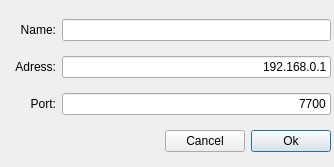
<?xml version="1.0" encoding="UTF-8"?>
<ui version="4.0">
 <class>SettingsDialog</class>
 <widget class="QDialog" name="SettingsDialog">
  <property name="geometry">
   <rect>
    <x>0</x>
    <y>0</y>
    <width>334</width>
    <height>167</height>
   </rect>
  </property>
  <property name="sizePolicy">
   <sizepolicy hsizetype="Preferred" vsizetype="Preferred">
    <horstretch>0</horstretch>
    <verstretch>0</verstretch>
   </sizepolicy>
  </property>
  <property name="windowTitle">
   <string>Enter your settings.</string>
  </property>
  <property name="modal">
   <bool>true</bool>
  </property>
  <widget class="QWidget" name="gridLayoutWidget">
   <property name="geometry">
    <rect>
     <x>10</x>
     <y>10</y>
     <width>321</width>
     <height>153</height>
    </rect>
   </property>
   <layout class="QGridLayout" name="gridLayout">
    <item row="2" column="0">
     <widget class="QLabel" name="label_Adress">
      <property name="text">
       <string>Adress:</string>
      </property>
      <property name="alignment">
       <set>Qt::AlignRight|Qt::AlignTrailing|Qt::AlignVCenter</set>
      </property>
     </widget>
    </item>
    <item row="3" column="0">
     <widget class="QLabel" name="label_Port">
      <property name="text">
       <string>Port:</string>
      </property>
      <property name="alignment">
       <set>Qt::AlignRight|Qt::AlignTrailing|Qt::AlignVCenter</set>
      </property>
     </widget>
    </item>
    <item row="4" column="4">
     <widget class="QPushButton" name="button_Ok">
      <property name="text">
       <string>Ok</string>
      </property>
     </widget>
    </item>
    <item row="4" column="3">
     <widget class="QPushButton" name="button_Cancel">
      <property name="text">
       <string>Cancel</string>
      </property>
     </widget>
    </item>
    <item row="0" column="0">
     <widget class="QLabel" name="label_Name">
      <property name="text">
       <string>Name:</string>
      </property>
      <property name="alignment">
       <set>Qt::AlignRight|Qt::AlignTrailing|Qt::AlignVCenter</set>
      </property>
     </widget>
    </item>
    <item row="2" column="1" colspan="4">
     <widget class="QLineEdit" name="line_Adress">
      <property name="layoutDirection">
       <enum>Qt::LeftToRight</enum>
      </property>
      <property name="text">
       <string>192.168.0.1</string>
      </property>
      <property name="alignment">
       <set>Qt::AlignRight|Qt::AlignTrailing|Qt::AlignVCenter</set>
      </property>
     </widget>
    </item>
    <item row="3" column="1" colspan="4">
     <widget class="QLineEdit" name="line_Port">
      <property name="text">
       <string>7700</string>
      </property>
      <property name="alignment">
       <set>Qt::AlignRight|Qt::AlignTrailing|Qt::AlignVCenter</set>
      </property>
     </widget>
    </item>
    <item row="0" column="1" colspan="4">
     <widget class="QLineEdit" name="line_Name">
      <property name="inputMask">
       <string notr="true" extracomment="Denis"/>
      </property>
      <property name="text">
       <string notr="true"/>
      </property>
      <property name="alignment">
       <set>Qt::AlignRight|Qt::AlignTrailing|Qt::AlignVCenter</set>
      </property>
     </widget>
    </item>
   </layout>
  </widget>
 </widget>
 <resources/>
 <connections/>
</ui>
